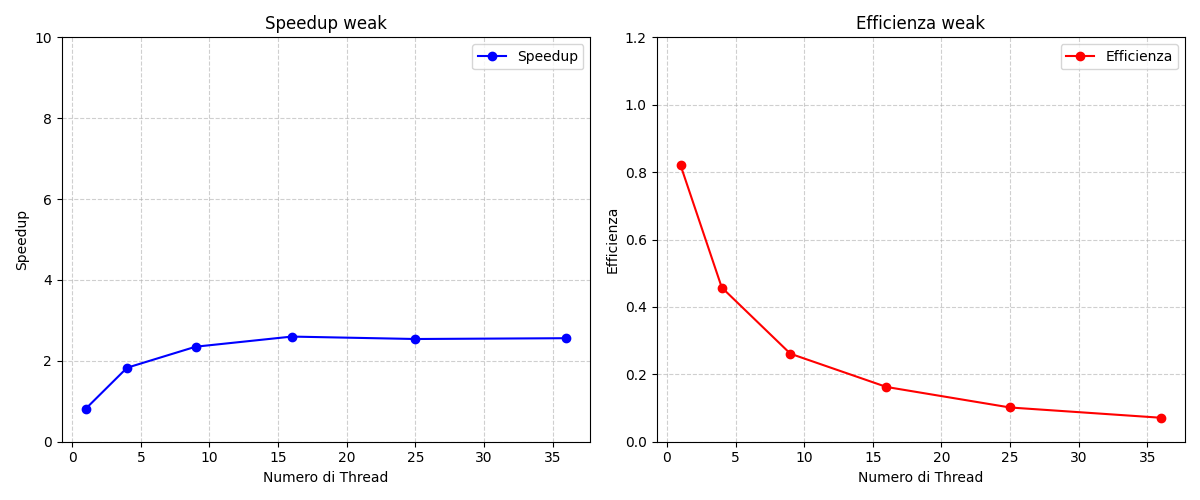

The script that drew this image:
import matplotlib.pyplot as plt # type: ignore

# Dati dalla tabella
num_threads = [1, 4, 9, 16, 25, 36]
speedup = [0.82, 1.83, 2.35, 2.60, 2.54, 2.56]
efficiency = [s/t for s, t in zip(speedup, num_threads)]  # Efficienza = Speedup / Num_threads

# Creazione della figura con due sottografi
fig, axes = plt.subplots(1, 2, figsize=(12, 5))

# Primo grafico: Speedup
axes[0].plot(num_threads, speedup, 'bo-', markersize=6, label="Speedup")
axes[0].set_xlabel("Numero di Thread")
axes[0].set_ylabel("Speedup")
axes[0].set_title("Speedup weak")
axes[0].set_ylim(0, 10)  # Imposta il limite dell'asse y da 0 a 0.5
axes[0].grid(True, linestyle="--", alpha=0.6)
axes[0].legend()
# axes[0].set_xscale('log')  # Scala logaritmica sull'asse x

# Secondo grafico: Efficienza
axes[1].plot(num_threads, efficiency, 'ro-', markersize=6, label="Efficienza")
axes[1].set_xlabel("Numero di Thread")
axes[1].set_ylabel("Efficienza")
axes[1].set_title("Efficienza weak")
axes[1].set_ylim(0, 1.2)  # Imposta il limite dell'asse y da 0 a 0.5
axes[1].grid(True, linestyle="--", alpha=0.6)
axes[1].legend()
# axes[1].set_xscale('log')  # Scala logaritmica sull'asse x

# Mostra i grafici
plt.tight_layout()
plt.show()
